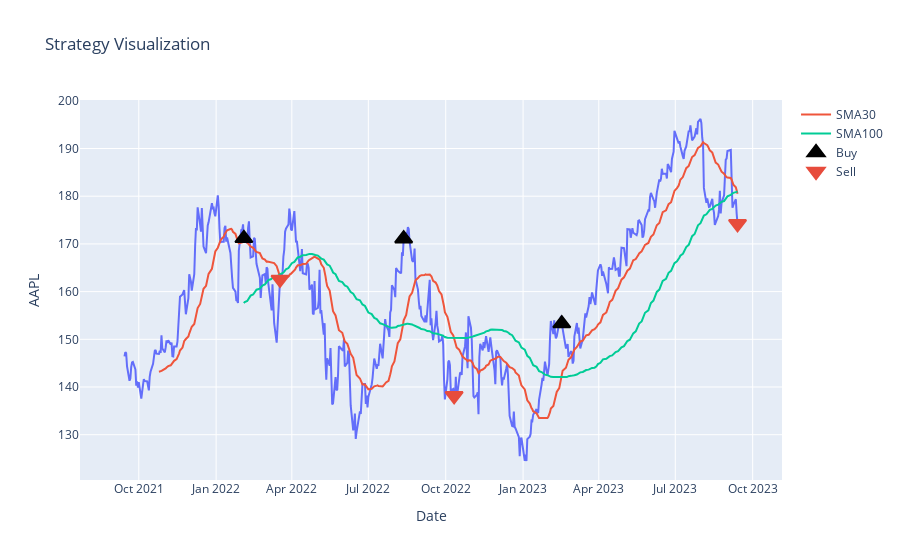

Write notebook code for a chart like this one.
### Markdown cell above
## Visualize the data and the strategy

### Code cell
import plotly.graph_objects as go

fig = px.line(data, y="AAPL", title='Strategy Visualization', labels = {'index':'Date'})
fig.add_scatter(x=data.index,y=data['SMA'+str(window1)], mode='lines',name='SMA'+str(window1))
fig.add_scatter(x=data.index,y=data['SMA'+str(window2)], mode='lines',name='SMA'+str(window2))

fig.add_trace(go.Scatter(mode="markers", x=data.index, y=data.BuySignalPrice, marker_symbol='triangle-up',
                           marker_line_color="#000000", marker_color="#000000",
                           marker_line_width=2, marker_size=15, name='Buy'))

fig.add_trace(go.Scatter(mode="markers", x=data.index, y=data.SellSignalPrice, marker_symbol='triangle-down',
                           marker_line_color="#E74C3C", marker_color="#E74C3C",
                           marker_line_width=2, marker_size=15, name='Sell'))
fig.show()

### Figure 1 — Plotly figure (JSON) as saved in the notebook; plotly's stock layout.template omitted (floating-point values rounded to 4 significant figures; data arrays with more than 128 entries replaced by an {"elided": "..."} marker saying what was removed)
{"data": [{"hovertemplate": "Date=%{x}<br>AAPL=%{y}<extra></extra>", "legendgroup": "", "line": {"color": "#636efa", "dash": "solid"}, "marker": {"symbol": "circle"}, "mode": "lines", "name": "", "orientation": "v", "showlegend": false, "type": "scatter", "x": {"elided": "503 str values"}, "xaxis": "x", "y": {"elided": "503 float values"}, "yaxis": "y"}, {"mode": "lines", "name": "SMA30", "type": "scatter", "x": {"elided": "503 str values"}, "y": {"elided": "503 float values"}}, {"mode": "lines", "name": "SMA100", "type": "scatter", "x": {"elided": "503 str values"}, "y": {"elided": "503 float values"}}, {"marker": {"color": "#000000", "line": {"color": "#000000", "width": 2}, "size": 15, "symbol": "triangle-up"}, "mode": "markers", "name": "Buy", "type": "scatter", "x": {"elided": "503 str values"}, "y": {"elided": "503 float values"}}, {"marker": {"color": "#E74C3C", "line": {"color": "#E74C3C", "width": 2}, "size": 15, "symbol": "triangle-down"}, "mode": "markers", "name": "Sell", "type": "scatter", "x": {"elided": "503 str values"}, "y": {"elided": "503 float values"}}], "layout": {"legend": {"tracegroupgap": 0}, "title": {"text": "Strategy Visualization"}, "xaxis": {"anchor": "y", "domain": [0, 1], "title": {"text": "Date"}}, "yaxis": {"anchor": "x", "domain": [0, 1], "title": {"text": "AAPL"}}}}
